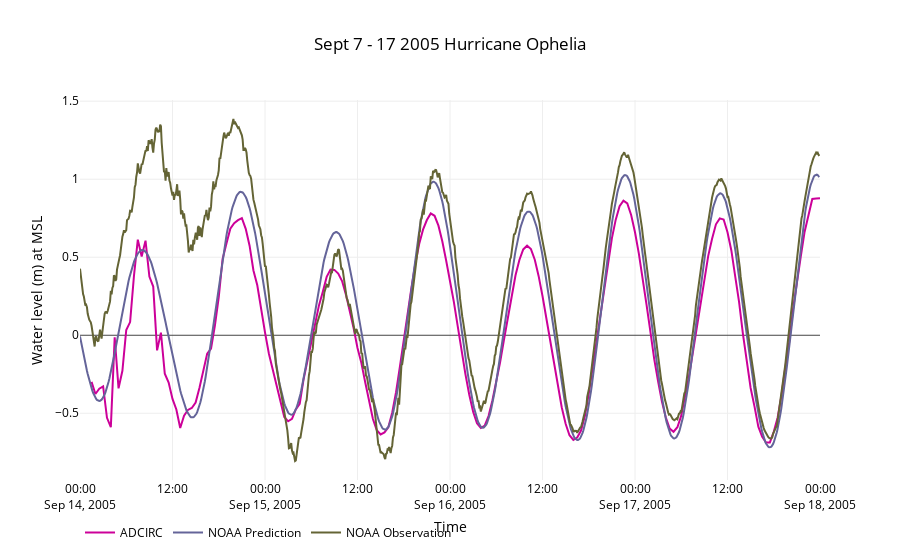

Write notebook code for a chart like this one.
### Code cell
trace = go.Scatter(x = table['Date Time'],y = table[' Prediction'],
                name = 'ADCIRC',mode = 'lines',
                line = dict(
                    color = ('rgb(204, 0, 153)')))
trace2 = go.Scatter(x = pred['Date Time'],y = pred[' Prediction'],
                name = 'NOAA Prediction',mode = 'lines',
                line = dict(
                    color = ('rgb(100, 100, 153)')))
trace3 = go.Scatter(x = obs['Date Time'],y = obs[' Water Level'],
                name = 'NOAA Observation',mode = 'lines',
                line = dict(
                    color = ('rgb(100, 100, 53)')))
data = [trace,trace2,trace3]
layout = go.Layout(dict(title = 'Sept 7 - 17 2005 Hurricane Ophelia'),
          xaxis = dict(title = 'Time'),yaxis = dict(title = 'Water level (m) at MSL'),                     
          legend= dict(orientation = "h"),font = dict(color = 'rgb(0,0,0)'),
          paper_bgcolor = 'rgb(255,255,255)',plot_bgcolor = 'rgb(255,255,255)')
fig = go.Figure(data=data, layout=layout)
interactive = iplot(fig)
po.plot(fig,filename=root_dir+'\\'+'wrightsville_ophelia.html')

### Figure 1 — Plotly figure (JSON) as saved in the notebook; plotly's stock layout.template omitted (floating-point values rounded to 4 significant figures; data arrays with more than 128 entries replaced by an {"elided": "..."} marker saying what was removed)
{"data": [{"line": {"color": "rgb(204, 0, 153)"}, "mode": "lines", "name": "ADCIRC", "type": "scatter", "uid": "66b51cc8-d7e8-11e8-98e9-f40669f1696c", "x": {"elided": "190 str values"}, "y": {"elided": "190 float values"}}, {"line": {"color": "rgb(100, 100, 153)"}, "mode": "lines", "name": "NOAA Prediction", "type": "scatter", "uid": "66b51cc9-d7e8-11e8-bdac-f40669f1696c", "x": {"elided": "960 str values"}, "y": {"elided": "960 float values"}}, {"line": {"color": "rgb(100, 100, 53)"}, "mode": "lines", "name": "NOAA Observation", "type": "scatter", "uid": "66b51cca-d7e8-11e8-9518-f40669f1696c", "x": {"elided": "960 str values"}, "y": {"elided": "960 float values"}}], "layout": {"autosize": true, "font": {"color": "rgb(0, 0, 0)"}, "legend": {"orientation": "h"}, "paper_bgcolor": "rgb(255,255,255)", "plot_bgcolor": "rgb(255,255,255)", "title": "Sept 7 - 17 2005 Hurricane Ophelia", "xaxis": {"autorange": true, "range": ["2005-09-14", "2005-09-18"], "title": "Time", "type": "date"}, "yaxis": {"autorange": true, "range": [-0.9278, 1.508], "title": "Water level (m) at MSL", "type": "linear"}}}
